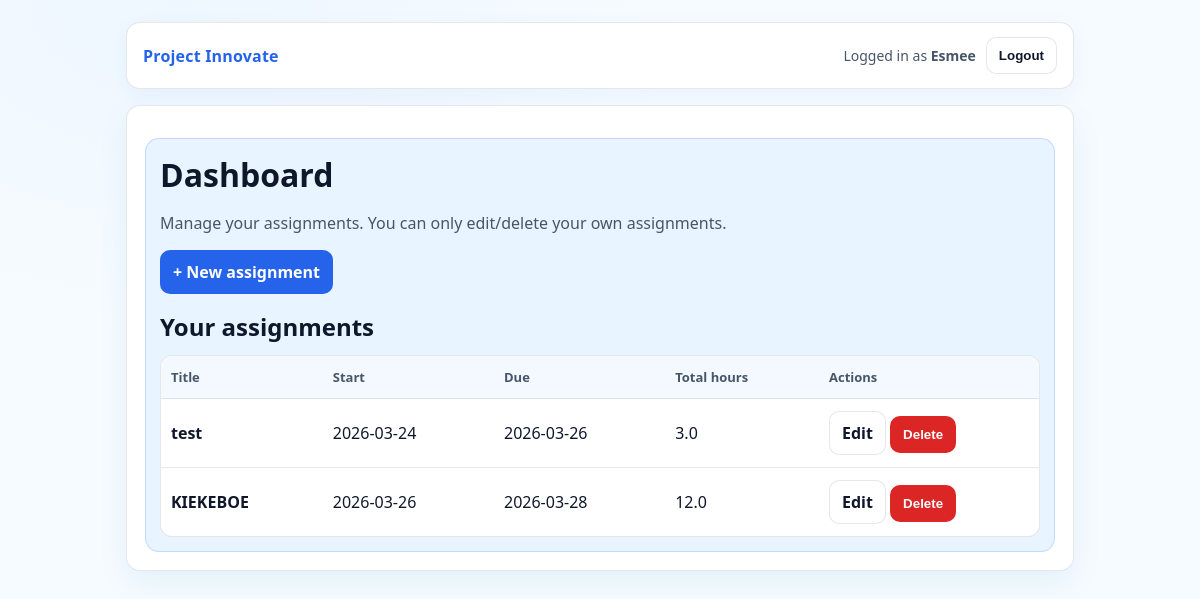
Page /dashboard (signed in) on the earlier database version.
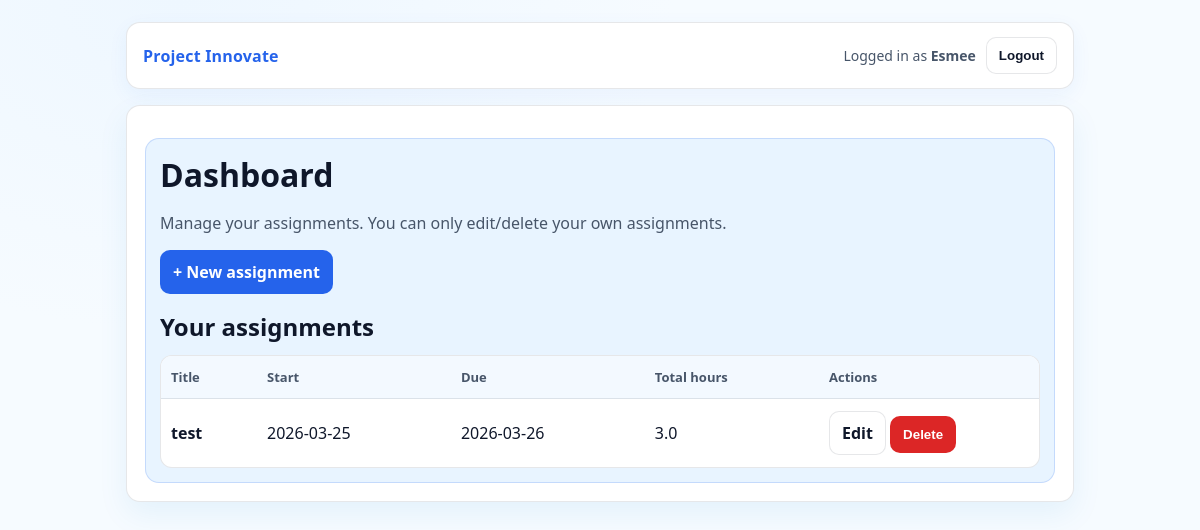
Same page on the later database version.
### app.py (models this page shows)
class User(UserMixin, db.Model):
    id = db.Column(db.Integer, primary_key=True)
    username = db.Column(db.String(80), unique=True, nullable=False)
    password_hash = db.Column(db.String(255), nullable=False)

class Assignment(db.Model):
    id = db.Column(db.Integer, primary_key=True)
    user_id = db.Column(db.Integer, db.ForeignKey("user.id"), nullable=False)
    title = db.Column(db.String(200), nullable=False)
    start_date = db.Column(db.Date, nullable=False)
    due_date = db.Column(db.Date, nullable=False)
    total_hours = db.Column(db.Float, nullable=False)

### app.py (the view)
@app.route("/dashboard")
@login_required
def dashboard():
    assignments = (
        Assignment.query
        .filter_by(user_id=current_user.id)
        .order_by(Assignment.due_date.asc())
        .all()
    )
    return render_template(
        "dashboard.html",
        username=current_user.username,
        assignments=assignments,
    )

### app.py (called while the page is built)
@login_manager.user_loader
def load_user(user_id):
    return db.session.get(User, int(user_id))

### templates/dashboard.html (shortened to what this page needs)
{% extends "base.html" %}
{% block content %}
  <h1>Dashboard</h1>
  <p class="muted">Manage your assignments. You can only edit/delete your own assignments.</p>
  <div class="actions">
    <a class="btn btn-primary" href="{{ url_for('new_assignment') }}">+ New assignment</a>
  </div>
  <h2 style="margin-top:16px;">Your assignments</h2>
  {% if assignments %}
    <table class="table">
      <thead>
        <tr>
          <th>Title</th>
          <th>Start</th>
          <th>Due</th>
          <th>Total hours</th>
          <th style="width:220px;">Actions</th>
        </tr>
      </thead>
      <tbody>
        {% for a in assignments %}
          <tr>
            <td><strong>{{ a.title }}</strong></td>
            <td>{{ a.start_date }}</td>
            <td>{{ a.due_date }}</td>
            <td>{{ "%.1f"|format(a.total_hours) }}</td>
            <td>
              <a class="btn" href="{{ url_for('edit_assignment', assignment_id=a.id) }}">Edit</a>
              <form method="post"
                    action="{{ url_for('delete_assignment', assignment_id=a.id) }}"
                    style="display:inline;margin:0;">
                <button class="btn btn-danger"
                        type="submit"
                        onclick="return confirm('Delete this assignment?');">
                  Delete
                </button>
              </form>
            </td>
          </tr>
        {% endfor %}
      </tbody>
    </table>
  {% else %}
    <p class="muted">No assignments yet. Click “New assignment”.</p>
  {% endif %}
{% endblock %}

### templates/base.html (shortened to what this page needs)
<!doctype html>
<html lang="en">
  <head>
    <link rel="stylesheet" href="{{ url_for('static', filename='style.css') }}">
  </head>
  <body>
    <div class="container">
      <div class="nav">
        <div class="brand">
          <a href="{{ url_for('dashboard') }}">Project Innovate</a>
        </div>
        <div class="nav-right">
          {% if current_user.is_authenticated %}
            <span>Logged in as <strong>{{ current_user.username }}</strong></span>
            <form method="post" action="{{ url_for('logout') }}" style="margin:0;">
              <button class="btn" type="submit">Logout</button>
            </form>
          {% else %}
            <a class="btn" href="{{ url_for('login') }}">Login</a>
            <a class="btn btn-primary" href="{{ url_for('register') }}">Register</a>
          {% endif %}
        </div>
      </div>
      <div class="card">
        <div class="panel">
          {% block content %}{% endblock %}
        </div>
      </div>
    </div>
  </body>
</html>

### static/style.css (style rules this page uses)
:root { --bg1: #f6fbff; --bg2: #eef7ff; --card: #e8f4ff; --card2:#ffffff; --text: #0f172a; --muted:#475569; --border: rgba(15, 23, 42, 0.10); --primary: #2563eb; --primaryHover:#1d4ed8; --danger: #dc2626; --dangerHover:#b91c1c; }
* { box-sizing:border-box; }
html, body { height:100%; }
body { margin:0; font-family: ui-sans-serif, system-ui, -apple-system, Segoe UI, Roboto, Arial; color: var(--text); background: radial-gradient(900px 600px at 15% 0%, var(--bg2) 0%, var(--bg1) 55%), linear-gradient(180deg, var(--bg1), #ffffff); }
a { color: var(--primary); text-decoration:none; }
.container { max-width: 980px; margin: 0 auto; padding: 22px 16px 60px; }
.nav { display:flex; justify-content:space-between; align-items:center; gap: 12px; padding: 14px 16px; border: 1px solid var(--border); background: #ffffff; border-radius: 14px; box-shadow: 0 6px 20px rgba(37,99,235,.06); }
.brand { font-weight: 800; letter-spacing: .2px; }
.nav-right { display:flex; align-items:center; gap: 10px; color: var(--muted); font-size: 14px; }
.card { margin-top: 16px; border: 1px solid var(--border); background: var(--card2); border-radius: 14px; padding: 18px; box-shadow: 0 12px 30px rgba(2,132,199,.08); }
.card h1, .card h2 { margin: 0 0 10px; }
.panel { margin-top: 14px; border: 1px solid rgba(37,99,235,.18); background: var(--card); border-radius: 14px; padding: 14px; }
.muted { color: var(--muted); }
.actions { display:flex; flex-wrap:wrap; gap:10px; margin-top: 10px; }
.btn { display:inline-flex; align-items:center; justify-content:center; padding: 10px 12px; border-radius: 10px; border: 1px solid var(--border); background: #ffffff; color: var(--text); cursor:pointer; font-weight: 700; }
.btn-primary { background: var(--primary); border-color: rgba(37,99,235,.35); color: #ffffff; }
.btn-danger { background: var(--danger); border-color: rgba(220,38,38,.35); color:#ffffff; }
.table { width:100%; border-collapse: separate; border-spacing: 0; margin-top: 12px; overflow:hidden; border-radius: 12px; border: 1px solid var(--border); background: #ffffff; }
.table th, .table td { padding: 12px 10px; border-bottom: 1px solid var(--border); text-align:left; vertical-align:middle; }
.table th { font-size: 13px; color: var(--muted); background: #f3f9ff; }
.table tr:last-child td { border-bottom:none; }

Differences in the rows shown:
removed Assignment: title "KIEKEBOE", start_date "2026-03-26", due_date "2026-03-28", total_hours "12.0"
changed Assignment "test": start_date "2026-03-24" → "2026-03-25"
